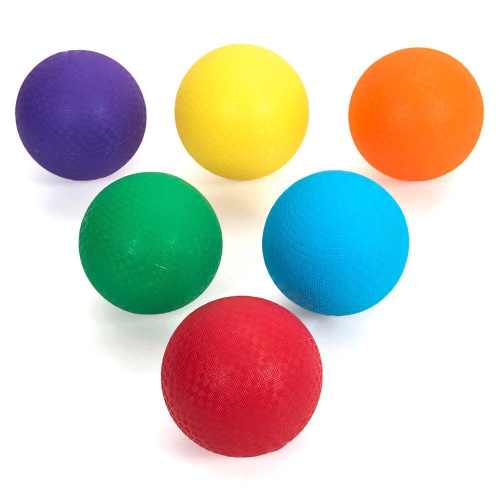
#> input picture balls.jpg, 1000 x 1000 px (shown at 1/2 size)
$ python canny.py
#> lines starting #> are read from the running program, lines starting #| are printed output that depends on the picture; after the words box and inside, x2 and y2 are one past the last pixel; in counts of white or black regions, pixels touching at a corner belong together
import cv2 as cv

#Tühi funktsioon, trackbar-i callback
def on_change(value):
    pass

#Anname pildi aknale nime
windowName = 'Sellel aknal on NIMI!'

#Loeme pildi sisse mustvalgena
img = cv.imread('./balls.jpg',cv.IMREAD_GRAYSCALE)
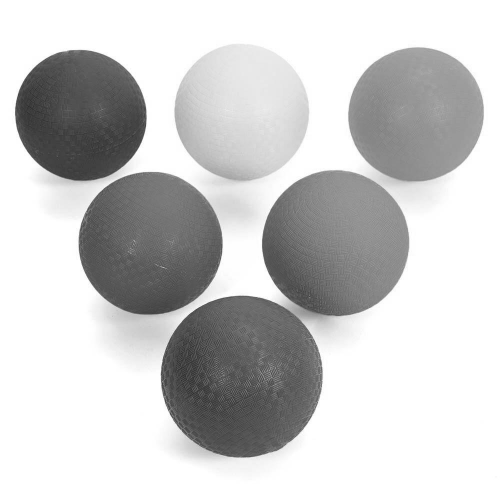
#> img: shape (1000, 1000) (shown at 1/2 size); min 31, max 255, mean 202.7
#Muudame suurust
height,width = img.shape[:2]
#> height = 1000; width = 1000
img = cv.resize(img,(int(width*0.5),int(height*0.5)),interpolation = cv.INTER_AREA)
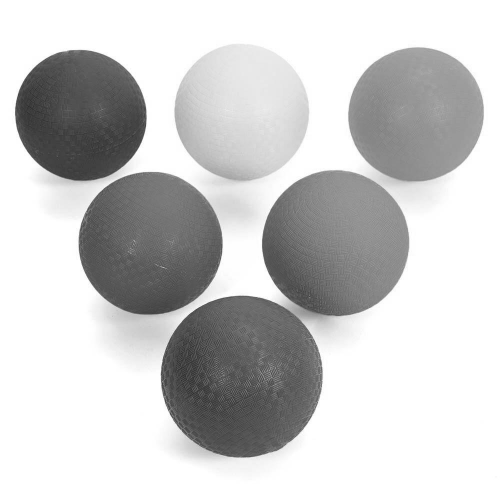
#> img: shape (500, 500); min 45, max 255, mean 202.8

#Eelnimetame akna
cv.namedWindow(windowName)
#Lisame juhtribad createTrackbar(trackbarname,winname,value,count,TrackbarCallback,userdata = 0)
cv.createTrackbar('Treshold 1',windowName,0,300,on_change)
cv.createTrackbar('Treshold 2',windowName,255,300,on_change)

#Tsükkel
while(True):
    #Võtame hetke väärtused juhtriba pealt
    curTresholdValue1 = cv.getTrackbarPos('Treshold 1',windowName)
    curTresholdValue2 = cv.getTrackbarPos('Treshold 2',windowName)

    #Gaussian Blur
    #resultImg = cv.GaussianBlur(img,(9,9),9,0,9,cv.BORDER_REFLECT101)

    #Median Blur
    resultImg = cv.medianBlur(img,11)

    #Edge detection
    resultImg= cv.Canny(resultImg,curTresholdValue1,curTresholdValue2)
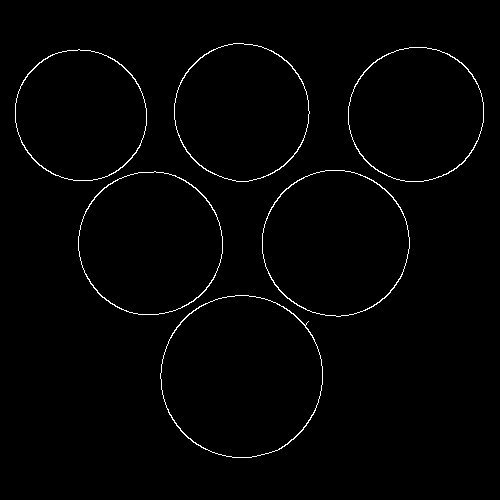
#> resultImg: shape (500, 500); 1.2% white in thin lines or dots, all inside (x1, y1, x2, y2) = (15, 43, 484, 458)

    #Dialate - paksenda
    resultImg = cv.dilate(resultImg,(5,5),iterations=9)
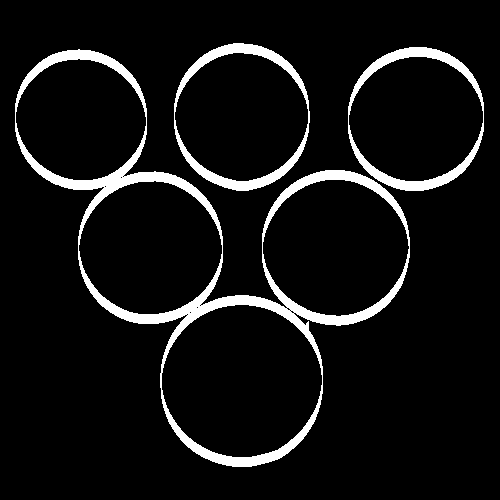
#> resultImg: shape (500, 500); 7.4% white; 3 white regions, box (x1, y1, x2, y2) and area: (15, 49, 410, 467) 12632, (174, 43, 310, 191) 2921, (348, 47, 484, 191) 2921

    #Erode - kitsenda
    resultImg = cv.erode(resultImg,(5,5),iterations=4)
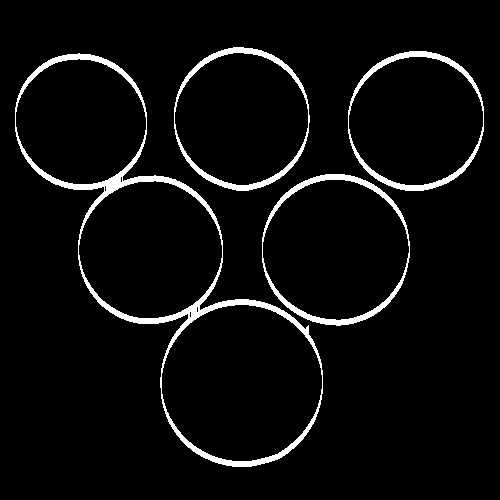
#> resultImg: shape (500, 500); 4.7% white; 4 white regions, box (x1, y1, x2, y2) and area: (15, 53, 323, 467) 6065, (262, 174, 410, 326) 2007, (174, 47, 310, 191) 1845, (348, 51, 484, 191) 1841

    #Näitame pilti
    cv.imshow(windowName,resultImg)

    #Tuvastame nupuvajutuse ja lõpetame tsükli
    key = cv.waitKey(1) & 0xFF
#> (key Esc is pressed here)
    if key == 27:
        break


#Ootame programmi lõppu
cv.destroyAllWindows()
